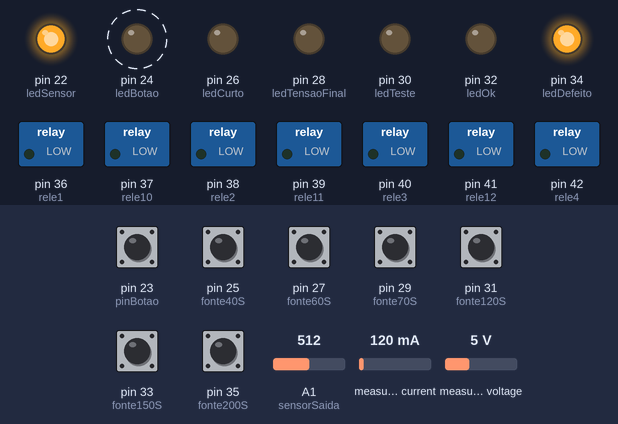
The sketch below on a simulated Arduino Mega 2560, built with avr-gcc and run on an emulated ATmega2560. Shown: switched loads named in the sketch (green lamp = pin HIGH), output pins drawn as LEDs (lit = HIGH). Dashed ring = blinking. The test bench sets the inputs (shaded band); at power-on: pin 23 (pinBotao), pin 25 (fonte40S), pin 27 (fonte60S), pin 29 (fonte70S), pin 31 (fonte120S), pin 33 (fonte150S), pin 35 (fonte200S) HIGH, A1 (sensorSaida) = 512, measured current 120 mA, measured voltage 5 V.

Above: at 1.6 s.
2.3 s: pin 23 (pinBotao) pulled LOW for 0.15 s
At 3.1 s:
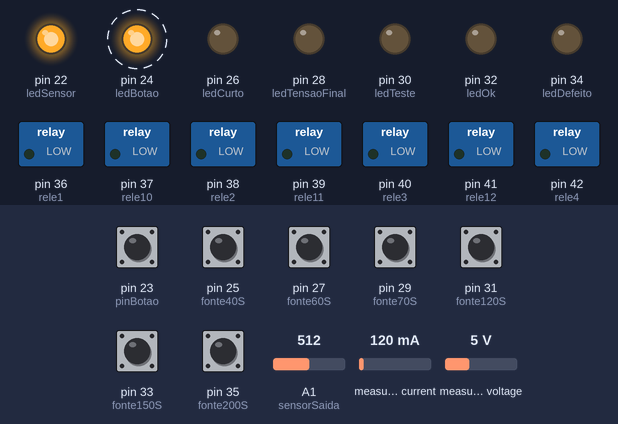
5.4 s: A1 (sensorSaida) set to 564
8.4 s: A1 (sensorSaida) set to 590
At 8.69 s:
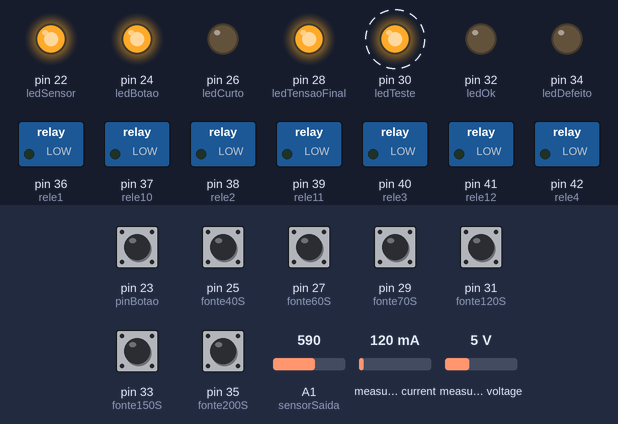
11.4 s: A1 (sensorSaida) set to 419
14.4 s: A1 (sensorSaida) set to 399
At 14.52 s:
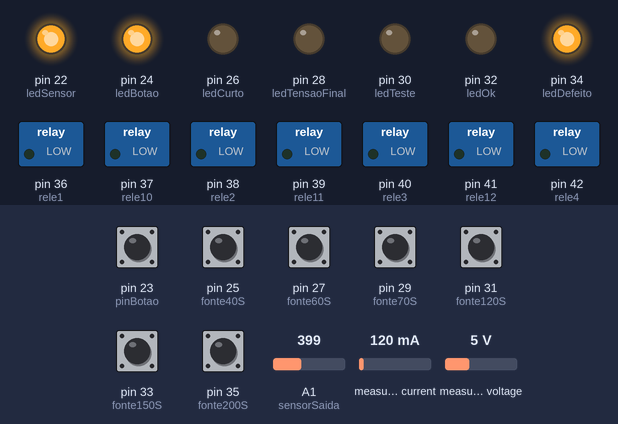
17.4 s: pin 23 (pinBotao) pulled LOW for 1 s
At 19.2 s:
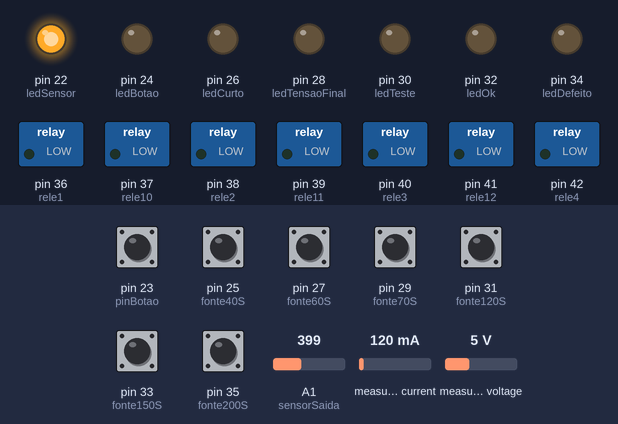
Timing chart, 0 to 22.4 s (numbered marks = the images above; inputs shaded):
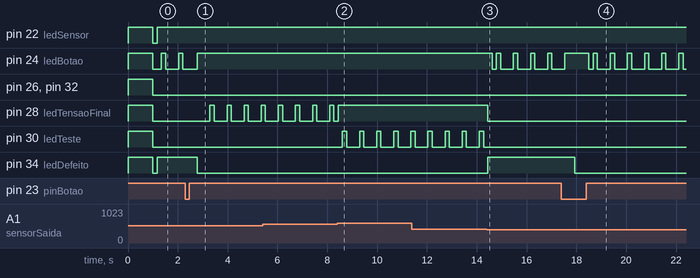

The sketch:

teste_de_fonte_v6.ino
```cpp
// ler sensores
#include "EmonLib.h" //INCLUSÃO DE BIBLIOTECA

#define VOLT_CAL 127.0 // 160.0 para 220

EnergyMonitor emon1;
// portas entradas
#define pinBotao 23
// seletora
#define fonte40S 25
#define fonte60S 27
#define fonte70S 29
#define fonte120S 31
#define fonte150S 33
#define fonte200S 35
// leds
#define ledBotao 24
#define ledTeste 30
#define ledSensor 22
#define ledOk 32
#define ledDefeito 34
#define ledCurto 26
#define ledTensaoFinal 28
// portas entradas sensores
#define sensor A0
#define sensorSaida A1
#define sensorCorrenteSaida A2
// disjuntores
#define rele1 36
#define rele2 38
#define rele3 40
#define rele4 42
#define rele5 44
#define rele6 46
#define rele7 48
#define rele8 50
#define rele9 52
#define rele10 37
#define rele11 39
#define rele12 41
#define rele13 43
// reles
// varaiveis de tempo
unsigned long timeTeste;
unsigned long tempo;
unsigned long delayPiscaCurto;
unsigned long delayPiscaCurtos;
unsigned long delayRele;
unsigned long timeRele;
unsigned long delayLigaRele;
unsigned long timeLigaRele;
unsigned long delaytensaoSaida;
unsigned long timetensaoSaida;
// funcoes
void fonte40();
void ligaRede();
void teste_curto();
void fonte60();
void fonte70();
void fonte120();
void fonte150();
void fonte200();
void desliga_fontes();
void controla_led_sensor();
// variavel de cont
byte x = 0;
byte y = 0;
byte estado = 1;
byte varificar = 0;
// variaveis sensores
float tensaoEntrada = 0.0;
float tensaoSaida = 0.0;

float valorR1 = 30000.0;
float valorR2 = 7500.0;
int leituraSensor = 0;
byte verificaLed = 0;
void setup()
{
    Serial.begin(9600); // inicia a porta serial na 9600
    // define leds
    pinMode(ledBotao, OUTPUT);
    pinMode(ledOk, OUTPUT);
    pinMode(ledDefeito, OUTPUT);
    pinMode(ledTensaoFinal, OUTPUT);
    pinMode(ledSensor, OUTPUT);
    pinMode(ledTeste, OUTPUT);
    pinMode(ledCurto, OUTPUT);
    // define entradas
    pinMode(pinBotao, INPUT_PULLUP);
    // Seletora
    pinMode(fonte40S, INPUT_PULLUP);
    pinMode(fonte60S, INPUT_PULLUP);
    pinMode(fonte70S, INPUT_PULLUP);
    pinMode(fonte120S, INPUT_PULLUP);
    pinMode(fonte150S, INPUT_PULLUP);
    pinMode(fonte200S, INPUT_PULLUP);
    // define sensores
    pinMode(sensor, INPUT);
    pinMode(sensorSaida, INPUT);
    pinMode(sensorCorrenteSaida, INPUT);
    // disjuntores

    // fontes 40
    pinMode(rele1, OUTPUT);
    pinMode(rele2, OUTPUT);
    pinMode(rele3, OUTPUT);
    pinMode(rele4, OUTPUT);
    pinMode(rele5, OUTPUT);
    pinMode(rele6, OUTPUT);
    pinMode(rele7, OUTPUT);
    pinMode(rele8, OUTPUT);
    pinMode(rele9, OUTPUT);
    pinMode(rele10, OUTPUT);
    pinMode(rele11, OUTPUT);
    pinMode(rele12, OUTPUT);
    pinMode(rele13, OUTPUT);
    digitalWrite(rele1, LOW);
    digitalWrite(rele2, LOW);
    digitalWrite(rele3, LOW);
    digitalWrite(rele4, LOW);
    digitalWrite(rele5, LOW);
    digitalWrite(rele6, LOW);
    digitalWrite(rele7, LOW);
    digitalWrite(rele8, LOW);
    digitalWrite(rele9, LOW);
    digitalWrite(rele10, LOW);
    digitalWrite(rele11, LOW);
    digitalWrite(rele12, LOW);
    digitalWrite(rele13, LOW);
    // sensores
    emon1.voltage(sensor, VOLT_CAL, 1.7);
    acendeTodosLeds();
    delay(1000);
    desliga_todos_leds();
}

void loop()
{
    emon1.calcVI(17, 100);
    float tensaoRede = emon1.Vrms;
    controla_led();
    static unsigned long delayPisca;
    if ((millis() - delayPisca) < 3000)
    {
        leituraSensor = analogRead(sensorSaida);
        tensaoEntrada = (leituraSensor * 5.0) / 1024.0;
        tensaoSaida = tensaoEntrada / (valorR2 / (valorR1 + valorR2));
    }
    if ((millis() - delayPisca) >= 6000)
    {
        delayPisca = millis();
    }

    if (!digitalRead(pinBotao) && x == 0)
    {
        delay(400);
        if (tensaoSaida > 11)
        {
            x = 1;
            estado = 0;
        }
        else
        {
            digitalWrite(ledDefeito, HIGH);
            x = 0;
        }
        desliga_fontes();
        digitalWrite(ledBotao, HIGH);
        digitalWrite(ledOk, LOW);
        digitalWrite(ledDefeito, LOW);
        delayPiscaCurtos = millis();
        delayPiscaCurto = delayPiscaCurtos;
        digitalWrite(ledTensaoFinal, LOW);
    }

    switch (x)
    {
    case 0:
        digitalWrite(ledTensaoFinal, LOW);
        digitalWrite(ledCurto, LOW);
        if (!digitalRead(pinBotao))
        {
            delay(400);
            if (tensaoSaida > 11)
            {
                x = 3;
                estado = 0;
            }
            else
            {
                digitalWrite(ledDefeito, HIGH);
                x = 0;
            }
            desliga_fontes();
            digitalWrite(ledBotao, HIGH);
            digitalWrite(ledOk, LOW);
            digitalWrite(ledDefeito, LOW);
            delayPiscaCurtos = millis();
            delayPiscaCurto = delayPiscaCurtos;
            digitalWrite(ledTensaoFinal, LOW);
            if (!digitalRead(fonte40S))
            {
                y = 1;
            }
            if (!digitalRead(fonte60S))
            {
                y = 2;
            }
            if (!digitalRead(fonte70S))
            {
                y = 3;
            }
            if (!digitalRead(fonte120S))
            {
                y = 4;
            }
            if (!digitalRead(fonte150S))
            {
                y = 5;
            }
            if (!digitalRead(fonte200S))
            {
                y = 6;
            }
        }
        break;
    case 3:
        if (tensaoSaida > 12)
        {
            x = 4;
        }
        else
        {
            controla_led_tensao();
        }
        break;
    case 4:
        if (tensaoSaida > 14)
        {
            timeTeste = millis();
            tempo = timeTeste;
            verificaLed = 0;
            delayLigaRele = millis();
            timeLigaRele = delayLigaRele;
            delayRele = millis();
            timeRele = delayRele;
            delaytensaoSaida = millis();
            timetensaoSaida = delaytensaoSaida;
            x = 5;
            digitalWrite(ledTensaoFinal, HIGH);
        }
        else
        {
            controla_led_tensao();
        }
        verificaLed = 0;
        timeTeste = millis();
        tempo = timeTeste;
        delayLigaRele = millis();
        timeLigaRele = delayLigaRele;
        delayRele = millis();
        timeRele = delayRele;
        break;

    case 5:
        if (tensaoSaida < 10)
        {
            digitalWrite(ledDefeito, HIGH);
            desligaLed();
            digitalWrite(ledTensaoFinal, LOW);
            x = 0;
            desliga_fontes();
        }
        timeTeste = millis();
        if (timeTeste - tempo > 23000)
        { // 3:30 minutos
            tempo = timeTeste;
            digitalWrite(ledDefeito, LOW);
            digitalWrite(ledTeste, LOW);
            digitalWrite(ledCurto, LOW);
            estado = 1;
            x = 0;
            if (x == 0)
            {
                digitalWrite(ledOk, HIGH);
            }
        }
            timeTeste = millis();
            if ((timeTeste - tempo) > 13000 && (timeTeste - tempo) < 23000)
            {
                delayRele = millis();
                timeRele = delayRele;
                verificaLed = 1;
                digitalWrite(ledTeste, HIGH);
            }
            break;

        default:
            break;
        }
        if (x == 1)
        {
            x = 3;
        }
        if (estado == 1)
        {
            desliga_fontes_devagar();
        }
        if (x == 5)
        {
            switch (y)
            {
            case 1:
                fonte40(1);
            case 2:
                fonte60(1);
            case 3:
                fonte70(1);
            case 4:
                fonte120(1);
            case 5:
                fonte150(1);
            case 6:
                fonte200(1);
            }
        }
        if (tensaoRede > 110)
        {
            digitalWrite(ledSensor, HIGH);
        }
        else
        {
            controla_led_sensor();
            if (x > 1)
            {
                tempo = timeTeste;
                x = 0;
                digitalWrite(ledDefeito, HIGH);
                desliga_todos_leds();
                desliga_fontes();
            }
        }
        controla_led_teste();
    }


    void fonte40(int estadoPin)
    {
        delayLigaRele = millis();
        if (delayLigaRele - timeLigaRele > 1000)
        {
            digitalWrite(rele9, estadoPin);
        }
        if (delayLigaRele - timeLigaRele > 2000)
        {
            digitalWrite(rele10, estadoPin);
        }
        if (delayLigaRele - timeLigaRele > 3000)
        {
            digitalWrite(rele2, estadoPin);
        }
        if (delayLigaRele - timeLigaRele > 4000)
        {
            digitalWrite(rele3, estadoPin);
        }
    }
    void fonte60(int estadoPin)
    {
        delayLigaRele = millis();
        if (delayLigaRele - timeLigaRele > 1000)
        {
            digitalWrite(rele9, estadoPin);
        }
        if (delayLigaRele - timeLigaRele > 2000)
        {
            digitalWrite(rele10, estadoPin);
        }
        if (delayLigaRele - timeLigaRele > 3000)
        {
            digitalWrite(rele2, estadoPin);
        }
        if (delayLigaRele - timeLigaRele > 4000)
        {
            digitalWrite(rele3, estadoPin);
        }
    }
    void fonte70(int estadoPin)
    {
        delayLigaRele = millis();
        if (delayLigaRele - timeLigaRele > 1000)
        {
            digitalWrite(rele9, estadoPin);
        }
        if (delayLigaRele - timeLigaRele > 2000)
        {
            digitalWrite(rele10, estadoPin);
        }
        if (delayLigaRele - timeLigaRele > 3000)
        {
            digitalWrite(rele2, estadoPin);
        }
        if (delayLigaRele - timeLigaRele > 4000)
        {
            digitalWrite(rele3, estadoPin);
        }
    }
    void fonte120(int estadoPin)
    {
        delayLigaRele = millis();
        if (delayLigaRele - timeLigaRele > 1000)
        {
            digitalWrite(rele9, estadoPin);
        }
        if (delayLigaRele - timeLigaRele > 2000)
        {
            digitalWrite(rele10, estadoPin);
        }
        if (delayLigaRele - timeLigaRele > 3000)
        {
            digitalWrite(rele2, estadoPin);
        }
        if (delayLigaRele - timeLigaRele > 4000)
        {
            digitalWrite(rele3, estadoPin);
        }
    }
    void fonte150(int estadoPin)
    {
        delayLigaRele = millis();
        if (delayLigaRele - timeLigaRele > 1000)
        {
            digitalWrite(rele9, estadoPin);
        }
        if (delayLigaRele - timeLigaRele > 2000)
        {
            digitalWrite(rele10, estadoPin);
        }
        if (delayLigaRele - timeLigaRele > 3000)
        {
            digitalWrite(rele2, estadoPin);
        }
        if (delayLigaRele - timeLigaRele > 4000)
        {
            digitalWrite(rele3, estadoPin);
        }
    }
    void fonte200(int estadoPin)
    {
        delayLigaRele = millis();
        if (delayLigaRele - timeLigaRele > 1000)
        {
            digitalWrite(rele1, estadoPin);
        }
        if (delayLigaRele - timeLigaRele > 2000)
        {
            digitalWrite(rele11, estadoPin);
        }
        if (delayLigaRele - timeLigaRele > 3000)
        {
            digitalWrite(rele12, estadoPin);
        }
        if (delayLigaRele - timeLigaRele > 4000)
        {
            digitalWrite(rele13, estadoPin);
        }
    }
    void desliga_fontes()
    {
        digitalWrite(rele1, LOW);
        digitalWrite(rele2, LOW);
        digitalWrite(rele3, LOW);
        digitalWrite(rele4, LOW);
        digitalWrite(rele5, LOW);
        digitalWrite(rele6, LOW);
        digitalWrite(rele7, LOW);
        digitalWrite(rele8, LOW);
        digitalWrite(rele9, LOW);
        digitalWrite(rele10, LOW);
        digitalWrite(rele11, LOW);
        digitalWrite(rele12, LOW);
        digitalWrite(rele13, LOW);
    }
    void desliga_fontes_devagar()
    {
        switch (y)
        {
        case 1:
            fonte40(0);
            break;
        case 2:
            fonte40(0);
            break;
        case 3:
            fonte40(0);
            break;
        case 4:
            fonte40(0);
            break;
        case 5:
            fonte40(0);
            break;
        case 6:
            fonte40(0);
            break;
        default:
            digitalWrite(ledDefeito, HIGH);
            x = 0;
            break;
        }
    }
    void controla_led()
    {

        static unsigned long delayPisca;
        if (x == 0)
        {
            if ((millis() - delayPisca) < 300)
            {
                digitalWrite(ledBotao, HIGH);
            }
            else
            {
                digitalWrite(ledBotao, LOW);
            }
            if ((millis() - delayPisca) >= 600)
            {
                delayPisca = millis();
            }
        }
    }
    void controla_led_tensao()
    {
        static unsigned long delayPisca;
        if (x >= 3 && x <= 4)
        {
            if ((millis() - delayPisca) < 300)
            {
                digitalWrite(ledTensaoFinal, HIGH);
            }
            else
            {
                digitalWrite(ledTensaoFinal, LOW);
            }

            if ((millis() - delayPisca) >= 600)
            {
                delayPisca = millis();
            }
        }
    }
    void controla_led_teste()
    {
        static unsigned long delayPisca;
        if (x == 5 && verificaLed == 0)
        {
            if ((millis() - delayPisca) < 300)
            {
                digitalWrite(ledTeste, HIGH);
            }
            else
            {
                digitalWrite(ledTeste, LOW);
            }

            if ((millis() - delayPisca) >= 600)
            {
                delayPisca = millis();
            }
        }
    }
    void controla_led_sensor()
    {
        static unsigned long delayPisca;
        if ((millis() - delayPisca) < 300)
        {
            digitalWrite(ledSensor, HIGH);
        }
        else
        {
            digitalWrite(ledSensor, LOW);
        }

        if ((millis() - delayPisca) >= 600)
        {
            delayPisca = millis();
        }
    }
    void controla_led_curto()
    {
        static unsigned long delayPisca;
        if ((millis() - delayPisca) < 300)
        {
            digitalWrite(ledCurto, HIGH);
        }
        else
        {
            digitalWrite(ledCurto, LOW);
        }

        if ((millis() - delayPisca) >= 600)
        {
            delayPisca = millis();
        }
    }
    void acende_led_OK()
    {
        digitalWrite(ledOk, HIGH);
    }
    void desligaTodosLeds()
    {
        digitalWrite(ledTeste, LOW);
        digitalWrite(ledCurto, LOW);
        digitalWrite(ledSensor, LOW);
        digitalWrite(ledDefeito, LOW);
        digitalWrite(ledOk, LOW);
        digitalWrite(ledTensaoFinal, LOW);
    }
    void desligaLed()
    {
        digitalWrite(ledTeste, LOW);
        digitalWrite(ledCurto, LOW);
        digitalWrite(ledTensaoFinal, LOW);
    }
    void acendeTodosLeds()
    {
        digitalWrite(ledTeste, HIGH);
        digitalWrite(ledCurto, HIGH);
        digitalWrite(ledSensor, HIGH);
        digitalWrite(ledDefeito, HIGH);
        digitalWrite(ledOk, HIGH);
        digitalWrite(ledTensaoFinal, HIGH);
        digitalWrite(ledBotao, HIGH);
    }

    void desliga_todos_leds()
    {
        digitalWrite(ledTeste, LOW);
        digitalWrite(ledCurto, LOW);
        digitalWrite(ledSensor, LOW);
        digitalWrite(ledDefeito, LOW);
        digitalWrite(ledOk, LOW);
        digitalWrite(ledTensaoFinal, LOW);
        digitalWrite(ledBotao, LOW);
    }
```

Measured:
- the behaviour switches between 573 and 574 on A1 (sensorSaida) (found by bisection; images 1 and 2)
- the behaviour switches between 410 and 409 on A1 (sensorSaida) (found by bisection; images 2 and 3)
- after the input at 2.3 s, pin 28 (ledTensaoFinal): alternates HIGH for 0.17 s and LOW for 0.51 s, starting after 0.99 s; pin 34 (ledDefeito): HIGH → LOW after 0.47 s
- after the input at 8.4 s, pin 30 (ledTeste): alternates HIGH for 0.17 s and LOW for 0.51 s, starting after 0.21 s
- after the input at 14.4 s, pin 24 (ledBotao): HIGH → LOW after 0.22 s, then repeats every 0.69 s: HIGH 0.17 s, LOW 0.51 s; pin 28 (ledTensaoFinal): HIGH → LOW at once; pin 30 (ledTeste): stops changing and stays LOW; pin 34 (ledDefeito): LOW → HIGH at once
- after the input at 17.4 s, pin 34 (ledDefeito): HIGH → LOW after 0.53 s
